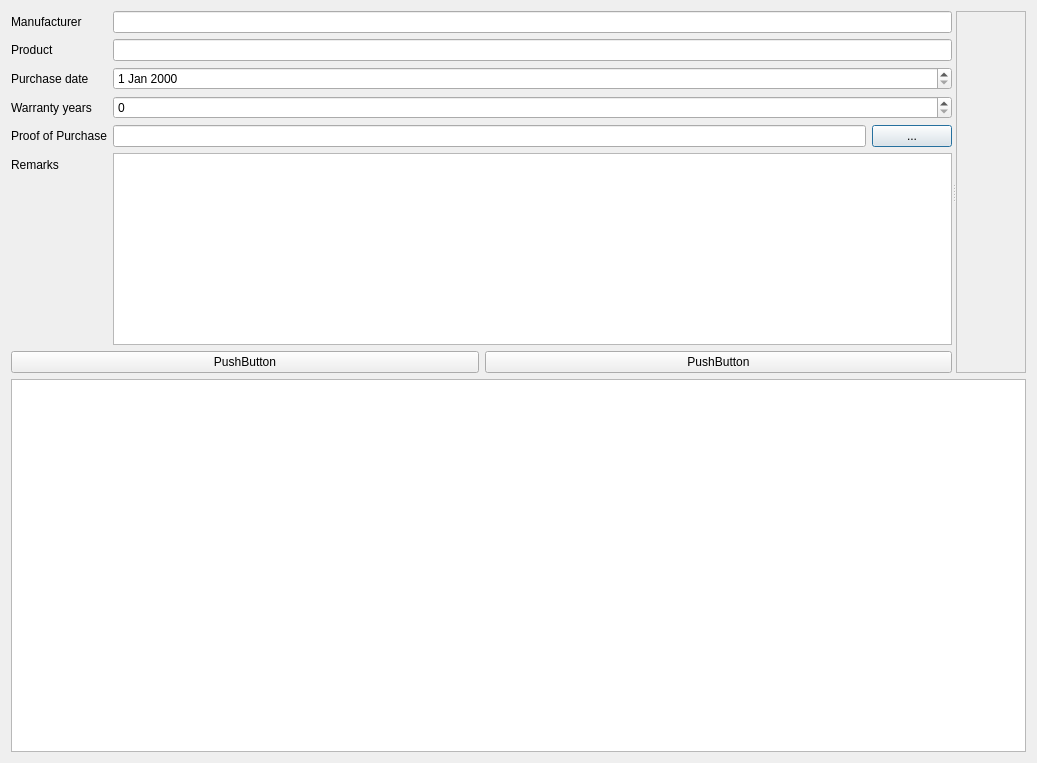
<?xml version="1.0" encoding="UTF-8"?>
<ui version="4.0">
 <class>Dialog</class>
 <widget class="QDialog" name="Dialog">
  <property name="geometry">
   <rect>
    <x>0</x>
    <y>0</y>
    <width>1037</width>
    <height>763</height>
   </rect>
  </property>
  <property name="windowTitle">
   <string>Dialog</string>
  </property>
  <layout class="QGridLayout" name="gridLayout">
   <item row="0" column="0">
    <widget class="QSplitter" name="splitter">
     <property name="orientation">
      <enum>Qt::Horizontal</enum>
     </property>
     <widget class="QWidget" name="">
      <layout class="QVBoxLayout" name="verticalLayout">
       <item>
        <layout class="QFormLayout" name="formLayout">
         <item row="0" column="0">
          <widget class="QLabel" name="label">
           <property name="text">
            <string>Manufacturer</string>
           </property>
          </widget>
         </item>
         <item row="0" column="1">
          <widget class="QLineEdit" name="lineEdit"/>
         </item>
         <item row="1" column="0">
          <widget class="QLabel" name="label_2">
           <property name="text">
            <string>Product</string>
           </property>
          </widget>
         </item>
         <item row="1" column="1">
          <widget class="QLineEdit" name="lineEdit_2"/>
         </item>
         <item row="2" column="0">
          <widget class="QLabel" name="label_3">
           <property name="text">
            <string>Purchase date</string>
           </property>
          </widget>
         </item>
         <item row="2" column="1">
          <widget class="QDateEdit" name="dateEdit"/>
         </item>
         <item row="3" column="0">
          <widget class="QLabel" name="label_4">
           <property name="text">
            <string>Warranty years</string>
           </property>
          </widget>
         </item>
         <item row="3" column="1">
          <widget class="QSpinBox" name="spinBox"/>
         </item>
         <item row="4" column="0">
          <widget class="QLabel" name="label_5">
           <property name="text">
            <string>Proof of Purchase</string>
           </property>
          </widget>
         </item>
         <item row="4" column="1">
          <layout class="QHBoxLayout" name="horizontalLayout">
           <item>
            <widget class="QLineEdit" name="lineEdit_3"/>
           </item>
           <item>
            <widget class="QPushButton" name="pushButton">
             <property name="sizePolicy">
              <sizepolicy hsizetype="Minimum" vsizetype="Fixed">
               <horstretch>0</horstretch>
               <verstretch>0</verstretch>
              </sizepolicy>
             </property>
             <property name="text">
              <string>...</string>
             </property>
            </widget>
           </item>
          </layout>
         </item>
         <item row="5" column="0">
          <widget class="QLabel" name="label_6">
           <property name="text">
            <string>Remarks</string>
           </property>
          </widget>
         </item>
         <item row="5" column="1">
          <widget class="QTextEdit" name="textEdit"/>
         </item>
        </layout>
       </item>
       <item>
        <layout class="QHBoxLayout" name="horizontalLayout_2">
         <item>
          <widget class="QPushButton" name="pushButton_3">
           <property name="text">
            <string>PushButton</string>
           </property>
          </widget>
         </item>
         <item>
          <widget class="QPushButton" name="pushButton_2">
           <property name="text">
            <string>PushButton</string>
           </property>
          </widget>
         </item>
        </layout>
       </item>
      </layout>
     </widget>
     <widget class="QScrollArea" name="scrollArea">
      <property name="widgetResizable">
       <bool>true</bool>
      </property>
      <widget class="QWidget" name="scrollAreaWidgetContents">
       <property name="geometry">
        <rect>
         <x>0</x>
         <y>0</y>
         <width>609</width>
         <height>403</height>
        </rect>
       </property>
      </widget>
     </widget>
    </widget>
   </item>
   <item row="1" column="0">
    <widget class="QTableWidget" name="tableWidget"/>
   </item>
  </layout>
 </widget>
 <resources/>
 <connections/>
</ui>
